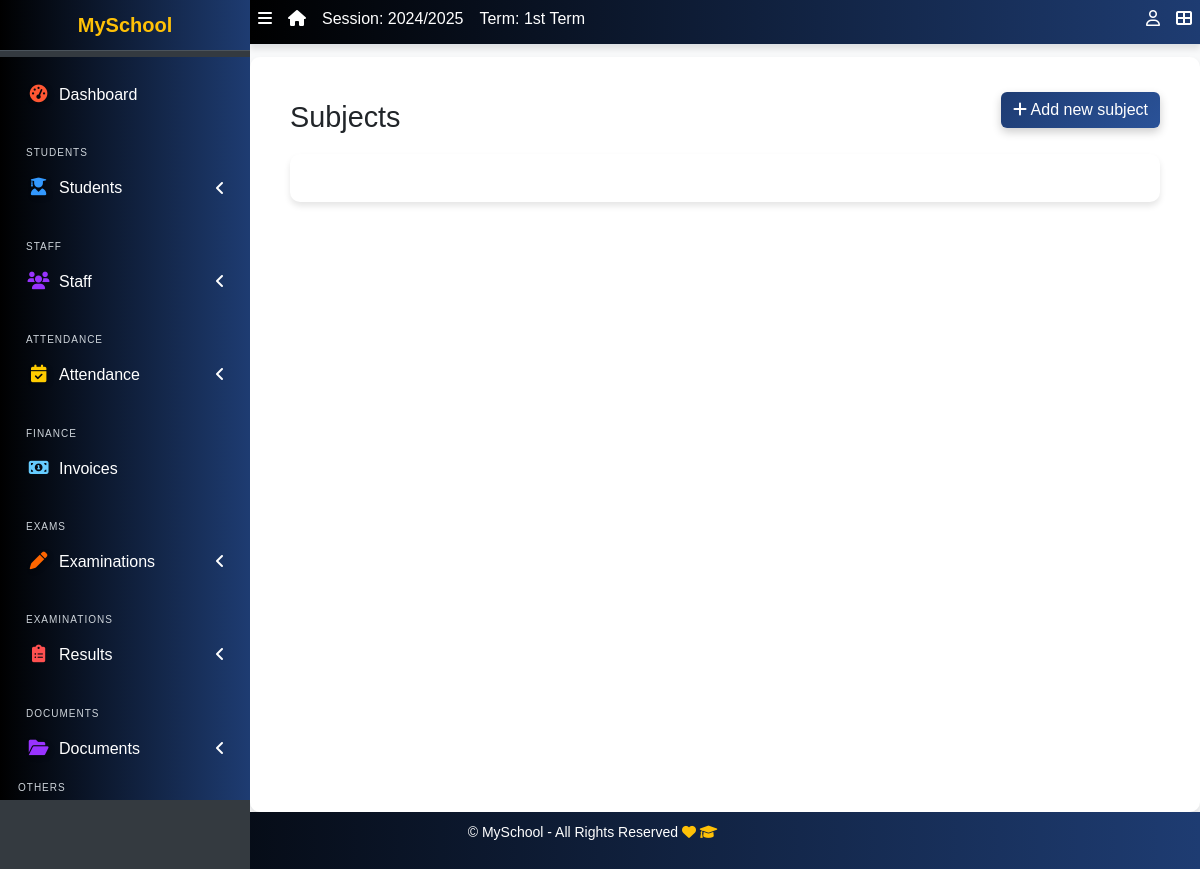
Before: /subject/list/ (signed in) with the older database file.
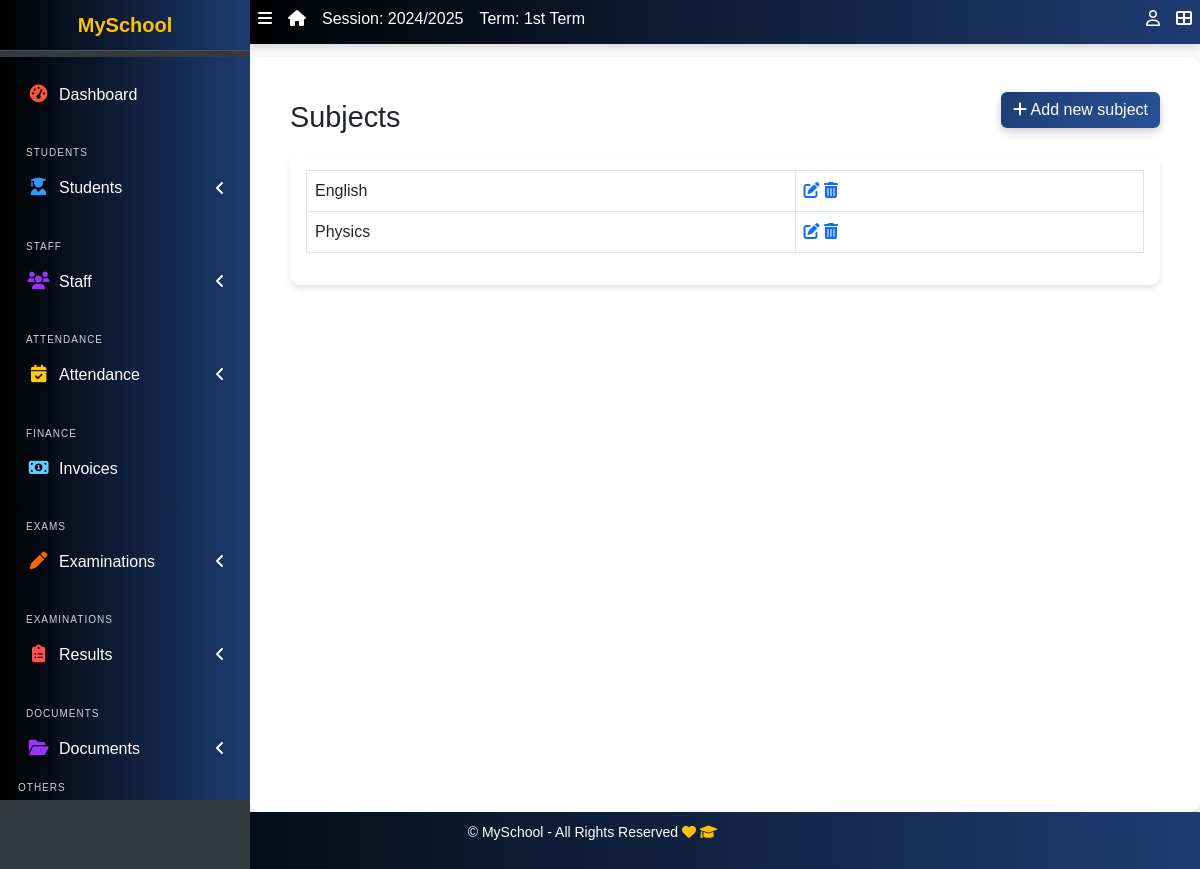
After: the same page with the newer database file.
### apps/corecode/models.py (models this page shows)
class Subject(models.Model):
    name = models.CharField(max_length=200, unique=True)
    class Meta:
        ordering = ["name"]
    def __str__(self):
        return self.name

### apps/corecode/views.py (the view)
# urls.py: path("subject/list/", SubjectListView.as_view(), name="subjects"),
class SubjectListView(LoginRequiredMixin, SuccessMessageMixin, ListView):
    model = Subject
    template_name = "corecode/subject_list.html"
    def get_context_data(self, **kwargs):
        context = super().get_context_data(**kwargs)
        context["form"] = SubjectForm()
        return context

### apps/corecode/context_processors.py (called while the page is built)
def site_defaults(request):
    current_session = AcademicSession.objects.get(current=True)
    current_term = AcademicTerm.objects.get(current=True)
    vals = SiteConfig.objects.all()
    contexts = {
        "current_session": current_session.name,
        "current_term": current_term.name,
    }
    for val in vals:
        contexts[val.key] = val.value
    return contexts

### apps/corecode/templates/corecode/subject_list.html (shortened to what this page needs)
{% extends 'base.html' %}
{% load widget_tweaks %}
{% block title %}
Subjects
{% endblock title %}
{% block breadcrumb %}
  <a class="btn btn-primary" href="#" data-toggle="modal" data-target="#modal1">
    <i class="fa fa-plus"></i>
    Add new subject
  </a>
{% endblock breadcrumb %}
{% block content %}
  <div class="row">
    <div class="col-sm-12">
        <table class="table table-bordered">
          <tbody>
            {% for object in object_list %}
            <tr>
              <td>{{ object }}</td>
              <td><a href="{% url 'subject-update' object.id %}"><i
                    class="fa fa-edit"></i></a> <a
                  href="{% url 'subject-delete' object.id %}"><i
                    class="fa fa-trash-alt"></i></a></td>
            </tr>
            {% endfor %}
          </tbody>
        </table>
    </div>
  </div>
{% endblock content %}

Changed rows visible on the page:
added Subject: name "English"
added Subject: name "Physics"
